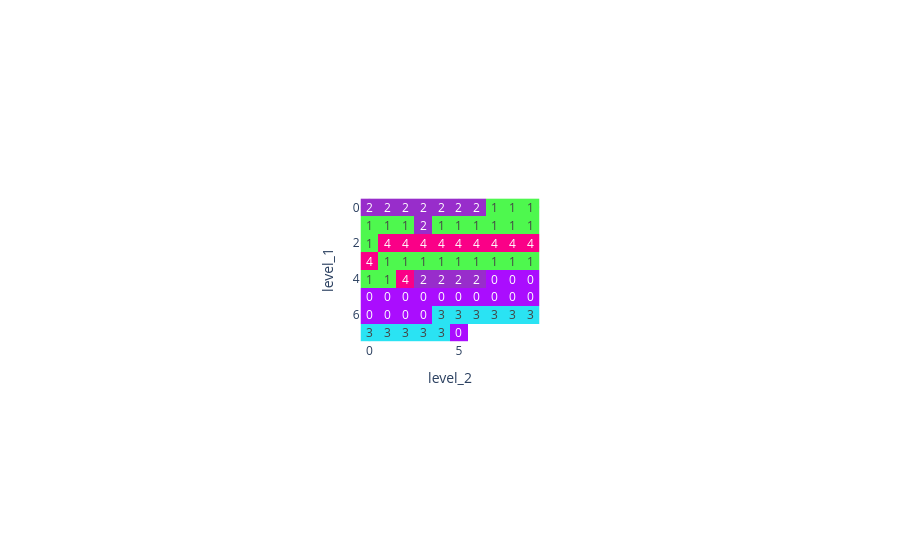

The code cell stored with this chart in its notebook:
### Code cell
plot_grid(CHUNK.max_topic.unstack())

### Figure 1 — Plotly figure (JSON) as saved in the notebook; plotly's stock layout.template omitted (floating-point values rounded to 4 significant figures)
{"data": [{"coloraxis": "coloraxis", "hoverongaps": false, "hovertemplate": "level_2: %{x}<br>level_1: %{y}<br>color: %{z}<extra></extra>", "name": "0", "texttemplate": "%{z}", "type": "heatmap", "x": [0, 1, 2, 3, 4, 5, 6, 7, 8, 9], "xaxis": "x", "y": [0, 1, 2, 3, 4, 5, 6, 7], "yaxis": "y", "z": [[2, 2, 2, 2, 2, 2, 2, 1, 1, 1], [1, 1, 1, 2, 1, 1, 1, 1, 1, 1], [1, 4, 4, 4, 4, 4, 4, 4, 4, 4], [4, 1, 1, 1, 1, 1, 1, 1, 1, 1], [1, 1, 4, 2, 2, 2, 2, 0, 0, 0], [0, 0, 0, 0, 0, 0, 0, 0, 0, 0], [0, 0, 0, 0, 3, 3, 3, 3, 3, 3], [3, 3, 3, 3, 3, 0, null, null, null, null]]}], "layout": {"autosize": true, "coloraxis": {"colorscale": [[0, "#AA0DFE"], [0.04, "#3283FE"], [0.08, "#85660D"], [0.12, "#782AB6"], [0.16, "#565656"], [0.2, "#1C8356"], [0.24, "#16FF32"], [0.28, "#F7E1A0"], [0.32, "#E2E2E2"], [0.36, "#1CBE4F"], [0.4, "#C4451C"], [0.44, "#DEA0FD"], [0.48, "#FE00FA"], [0.52, "#325A9B"], [0.56, "#FEAF16"], [0.6, "#F8A19F"], [0.64, "#90AD1C"], [0.68, "#F6222E"], [0.72, "#1CFFCE"], [0.76, "#2ED9FF"], [0.8, "#B10DA1"], [0.84, "#C075A6"], [0.88, "#FC1CBF"], [0.92, "#B00068"], [0.96, "#FBE426"], [1, "#FA0087"]], "showscale": false}, "margin": {"t": 60}, "xaxis": {"anchor": "y", "autorange": true, "constrain": "domain", "domain": [0.3791, 0.6209], "range": [-0.5, 9.5], "scaleanchor": "y", "title": {"text": "level_2"}, "type": "linear"}, "yaxis": {"anchor": "x", "autorange": true, "constrain": "domain", "domain": [0.07828, 0.9217], "range": [7.5, -0.5], "title": {"text": "level_1"}, "type": "linear"}}}
